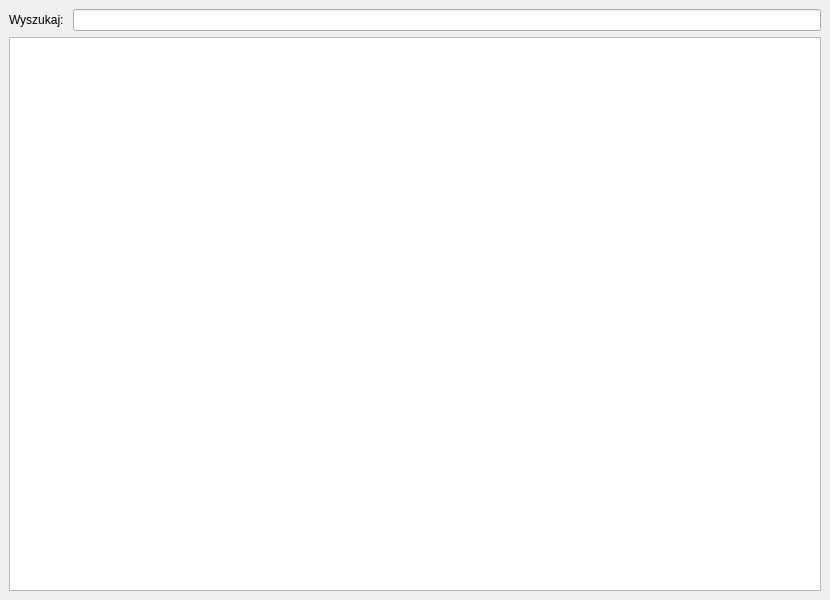
<?xml version="1.0" encoding="UTF-8"?>
<ui version="4.0">
 <class>ProductWindow</class>
 <widget class="QMainWindow" name="ProductWindow">
  <property name="geometry">
   <rect>
    <x>0</x>
    <y>0</y>
    <width>830</width>
    <height>600</height>
   </rect>
  </property>
  <property name="sizePolicy">
   <sizepolicy hsizetype="Fixed" vsizetype="Fixed">
    <horstretch>0</horstretch>
    <verstretch>0</verstretch>
   </sizepolicy>
  </property>
  <property name="windowTitle">
   <string>MainWindow</string>
  </property>
  <widget class="QWidget" name="centralwidget">
   <layout class="QGridLayout" name="gridLayout">
    <item row="0" column="0">
     <widget class="QLabel" name="findLabel">
      <property name="text">
       <string>Wyszukaj: </string>
      </property>
     </widget>
    </item>
    <item row="0" column="1">
     <widget class="QLineEdit" name="findProductLineEdit"/>
    </item>
    <item row="1" column="0" colspan="2">
     <widget class="QTableView" name="dataBaseTableView"/>
    </item>
   </layout>
  </widget>
 </widget>
 <resources/>
 <connections/>
</ui>
